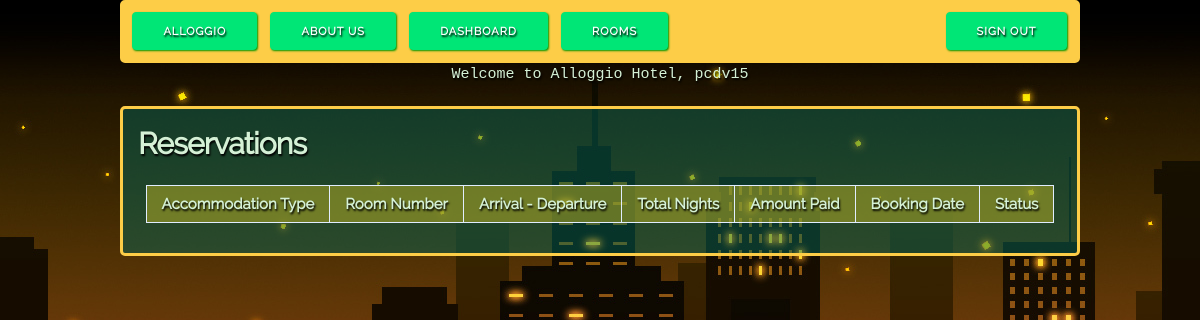
Page /reservations.php (signed in) on the earlier database version.
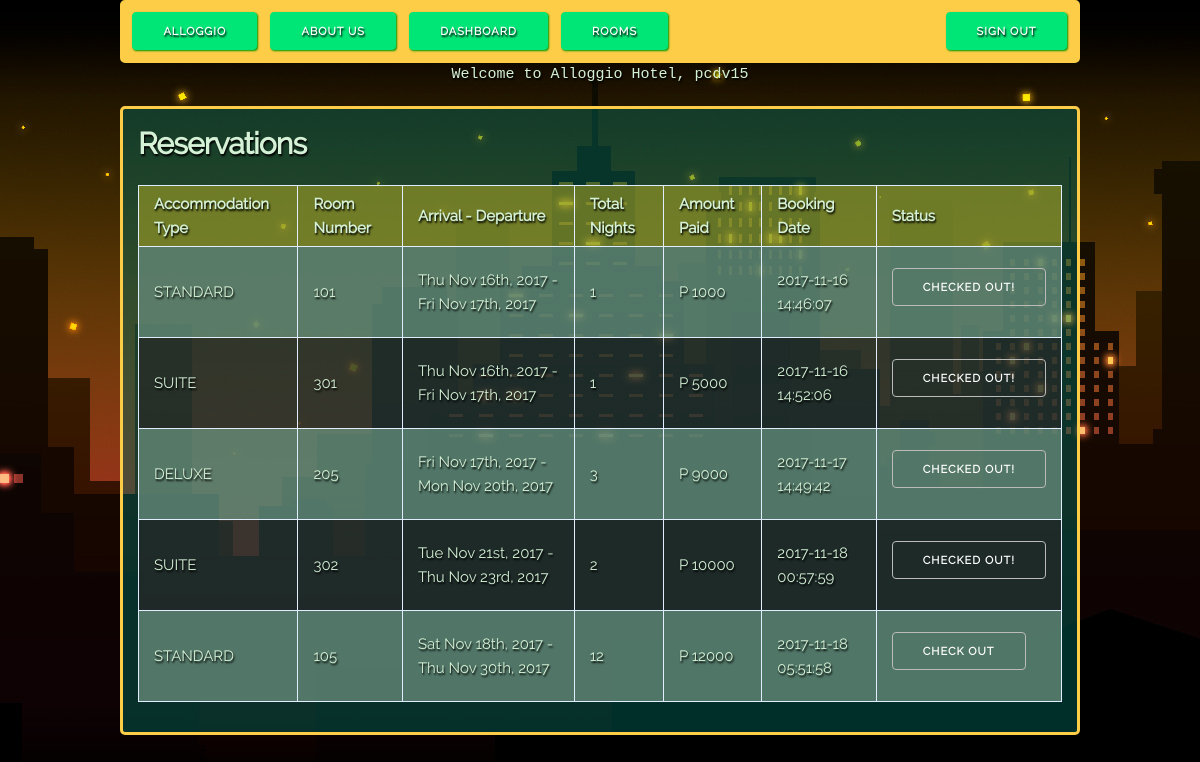
Same page on the later database version.
### tables this page shows
CREATE TABLE `book_details` (
  `transaction_id` int(99) NOT NULL,
  `customer` varchar(255) NOT NULL,
  `uid` int(11) NOT NULL,
  `accom_type` varchar(15) NOT NULL,
  `room_num` int(3) NOT NULL,
  `arrive_depart` varchar(50) NOT NULL,
  `num_night` int(3) NOT NULL,
  `total_paid` bigint(99) NOT NULL,
  `checkout` tinyint(4) NOT NULL,
  `booked_date` timestamp NOT NULL,
  `creditcard_num` bigint(13) NOT NULL
);

### public/reservations.php (the view, shortened to what this page needs)
<?php
    require_once("../include/conn.php");
    $uid = $_SESSION['uid'];
    $sql = "SELECT accom_type,room_num,arrive_depart,num_night,total_paid,booked_date,checkout FROM book_details WHERE uid = $uid ORDER BY booked_date ASC";
    $query = mysqli_query($connection, $sql);
?>
<!DOCTYPE html>
<html lang="en">
<head>
  <link rel="stylesheet" href="css/skeleton.css">
  <link rel="stylesheet" href="css/normalize.css">
  <link rel="stylesheet" href="css/style.css">
</head>
<body class="container">
    <div class="twelve columns space container" style="padding-left:1em;padding-right:1em;padding-top:1em;">
        <h4>Reservations</h4>
        <table class="data-table">
            <thead>
                <tr>
                    <th>Accommodation Type</th>
                    <th>Room Number</th>
                    <th>Arrival - Departure</th>
                    <th>Total Nights</th>
                    <th>Amount Paid</th>
                    <th>Booking Date</th>
                    <th>Status</th>
                </tr>
            </thead>
            <tbody>
                <?php
                    while($row = mysqli_fetch_assoc($query)) {
                        ?>
                            <tr>
                                <td><?php echo $row['accom_type']; ?></td>
                                <td><?php echo $row['room_num'];?></td>
                                <td><?php echo $row['arrive_depart'];?></td>
                                <td><?php echo $row['num_night'];?></td>
                                <td><?php echo "P ".$row['total_paid'];?></td>
                                <td><?php echo $row['booked_date'];?></td>
                                <td><form action="" method="post"><input type="hidden" name="roomnum" value="<?php echo $room_num[$i]; ?>"><input style="margin-top: 15px;" type="submit" name="checkout" value="<?php if($row['checkout'] == 0) { echo "Check Out";} else{ echo "Checked Out!";} ?>" <?php if($row['checkout'] == 0) { echo "";} else{ echo "disabled";} ?>></form></td>
                    </tr>
                      <?php
                    }
                    ?>
            </tbody>
        </table>
    </div>
</body>
</html>

### public/css/skeleton.css (style rules this page uses)
.container { position: relative; width: 100%; max-width: 960px; margin: 0 auto; padding: 0 20px; box-sizing: border-box; background-color:rgba(0, 105, 92, 0.45); border-radius: 5px; }
.column, .columns { width: 100%; float: left; box-sizing: border-box; }
@media (min-width: 400px) { .container { width: 85%; padding: 0; } }
@media (min-width: 550px) { .container { width: 80%; } }
@media (min-width: 550px) { .column, .columns { margin-left: 4%; } }
@media (min-width: 550px) { .column:first-child, .columns:first-child { margin-left: 0; } }
@media (min-width: 550px) { .twelve.columns { width: 100%; margin-left: 0; } }
html { font-size: 62.5%; }
body { font-size: 1.5em; line-height: 1.6; font-weight: 400; font-family: "Raleway", "HelveticaNeue", "Helvetica Neue", Helvetica, Arial, sans-serif; color: rgb(213, 241, 214); text-shadow: 1px 2px 2px rgb(0, 0, 0); }
h1, h2, h3, h4, h5, h6 { margin-top: 0; margin-bottom: 2rem; font-weight: 300; }
h4 { font-size: 2.4rem; line-height: 1.35; letter-spacing: -.08rem; }
@media (min-width: 550px) { h4 { font-size: 3.0rem; } }
a { color: rgb(255, 255, 255); }
.button, button, input[type="submit"], input[type="reset"], input[type="button"] { display: inline-block; height: 38px; padding: 0 30px; color: rgb(255, 255, 255); text-align: center; font-size: 11px; font-weight: 600; line-height: 38px; letter-spacing: .1rem; text-transform: uppercase; text-decoration: none; white-space: nowrap; background-color: transparent; border-radius: 4px; border: 1px solid #bbb; cursor: pointer; box-sizing: border-box; }
.button.button-primary, button.button-primary, input[type="submit"].button-primary, input[type="reset"].button-primary, input[type="button"].button-primary { color: #FFF; background-color: #00E676; border-color: #00E676; border-style: 7px solid black; box-shadow: 1px 1px 2px rgb(4, 150, 4); }
th, td { padding: 12px 15px; text-align: left; border-bottom: 1px solid #E1E1E1; }
th:first-child, td:first-child { padding-left: 0; }
th:last-child, td:last-child { padding-right: 0; }
button, .button { margin-bottom: 1rem; }
input, textarea, select, fieldset { margin-bottom: 1.5rem; }
pre, blockquote, dl, figure, table, p, ul, ol, form { margin-bottom: 2.5rem; }
.u-max-full-width { max-width: 100%; box-sizing: border-box; }
.u-pull-right { float: right; }
.container:after, .row:after, .u-cf { content: ""; display: table; clear: both; }

### public/css/style.css (style rules this page uses)
body { background-image: url("../images/bg2.jpg"); background-repeat: no-repeat; background-attachment: fixed; background-position: center; background-size: cover; overflow-y: scroll; }
.twelve.columns { border:3px solid #fdcd47; border-radius:5px; }
.menu_bar { background-color:#fdcd47; padding-right:1%; }
.button { background-color:white; }
.margin_button { margin-left:1%; margin-bottom:1%; margin-top:1%; }
.space { margin-top:2%; }
h4 { font-weight:bold; }
table { margin: auto; }
table td { transition: all .5s; }
.data-table { border-collapse: collapse; margin-bottom: 2em; }
.data-table th, .data-table td { border: 1px solid #e1edff; padding: 6px 15px; }
.data-table thead th { background-color: rgba(177, 172, 37, 0.541); }
.data-table tbody tr:nth-child(odd) td { background-color: rgba(99, 134, 117, 0.815); }
.data-table tbody tr:nth-child(even) td { background-color: rgba(44, 40, 40, 0.63); }

Differences in the rows shown:
added book_details: accom_type "STANDARD", room_num "101", arrive_depart "Thu Nov 16th, 2017 - Fri Nov 17th, 2017", num_night "1", total_paid "1000", booked_date "2017-11-16 14:46:07", checkout "Checked Out!"
added book_details: accom_type "SUITE", room_num "301", arrive_depart "Thu Nov 16th, 2017 - Fri Nov 17th, 2017", num_night "1", total_paid "5000", booked_date "2017-11-16 14:52:06", checkout "Checked Out!"
added book_details: accom_type "DELUXE", room_num "205", arrive_depart "Fri Nov 17th, 2017 - Mon Nov 20th, 2017", num_night "3", total_paid "9000", booked_date "2017-11-17 14:49:42", checkout "Checked Out!"
added book_details: accom_type "SUITE", room_num "302", arrive_depart "Tue Nov 21st, 2017 - Thu Nov 23rd, 2017", num_night "2", total_paid "10000", booked_date "2017-11-18 00:57:59", checkout "Checked Out!"
added book_details: accom_type "STANDARD", room_num "105", arrive_depart "Sat Nov 18th, 2017 - Thu Nov 30th, 2017", num_night "12", total_paid "12000", booked_date "2017-11-18 05:51:58", checkout "Check Out"
